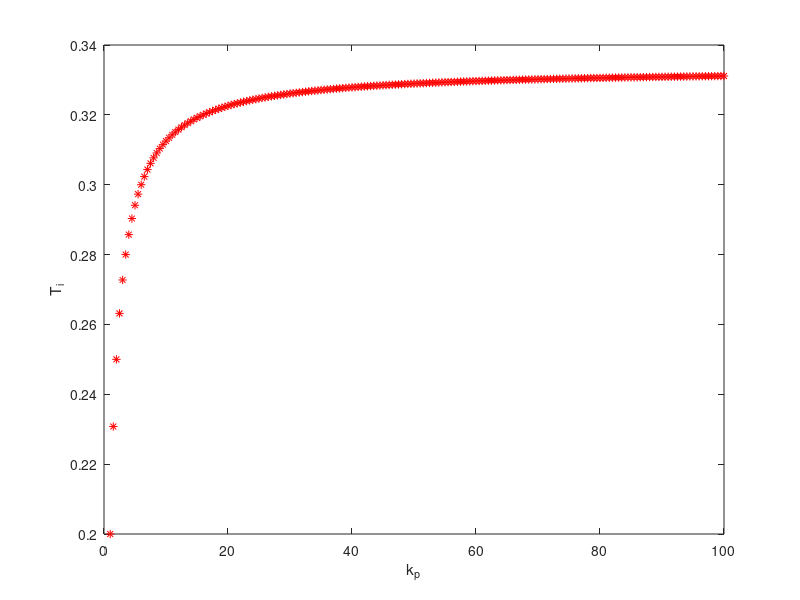

Here is the MATLAB script that generated this plot:
close all, clc, clear all

s = tf('s');
k  = 3;
a2 = 1;
a1 = 3;
a0 = 2;
Lo = k;
Mo = a2*s^2 + a1*s + a0;
G = Lo/Mo
pole(G)

% figure(1)
% subplot(2, 1, 1)
% step(G)
% title('Skokowa OBIEKT')
% grid on
% 
% subplot(2, 1, 2)
% impulse(G)
% title('Impulsowa OBIEKT')
% grid on

kp  = 5
T_i = 0.5

PI = kp * (1+ 1/(T_i*s));

G_otw = PI * G

G_z = feedback(G_otw,1)
disp('Bieguny zamknietego')
pole(G_z)

% step(G_z);
% nyquist(G_otw);

a_0 = kp*k;
a_1 = a0*T_i + kp*k*T_i;
a_2 = a1*T_i;
a_3 = a2*T_i;

Del_2 = [a_2 a_0; a_3 a_1]
det(Del_2)

Del_3 = [a_2 a_0 0; a_3 a_1 0; 0 a_2 a_0]
det(Del_3)

for k_p = 1:0.5:100
T_i = a2*k*k_p/(a0*a1+a1*k*k_p);
% wekt_Ti = [wekt_Ti; T_i];
plot (k_p,T_i,'r*')
hold on
end

xlabel('k_p')
ylabel('T_i')
print('kp_Ti','-dpng','-r300')
